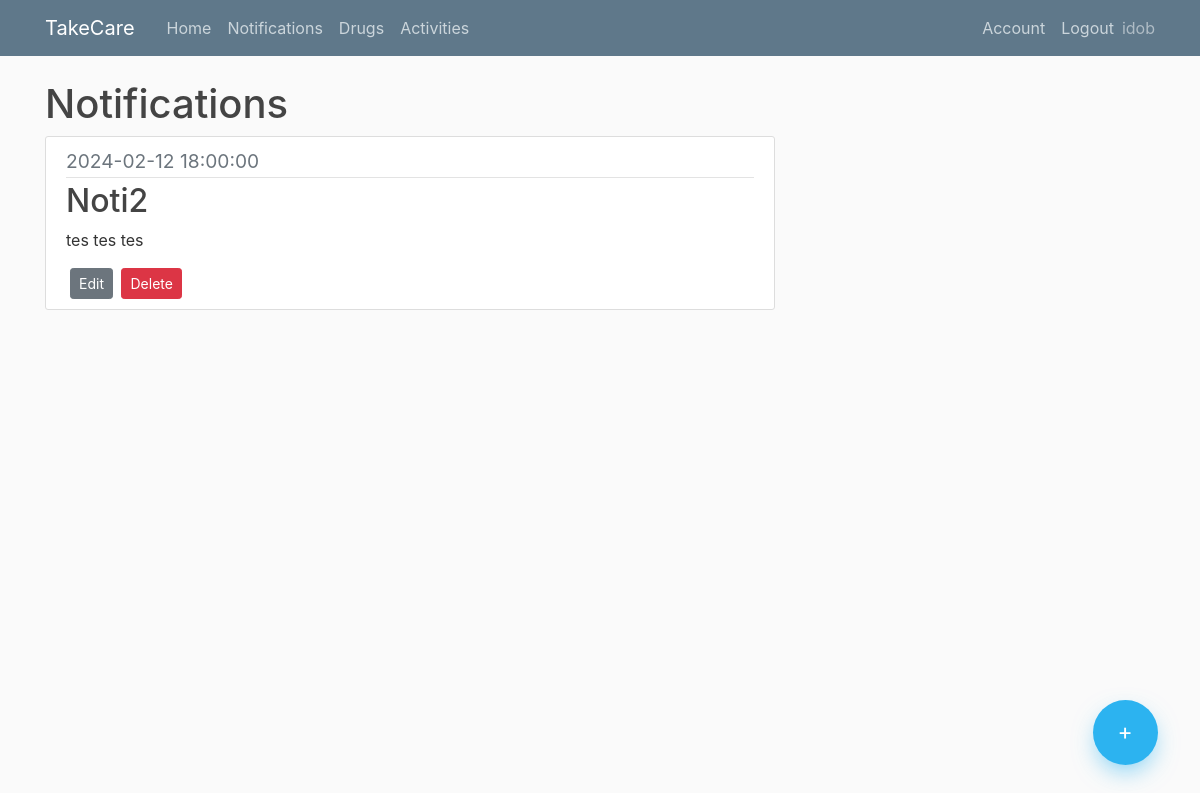
Before: /notification (signed in) with the older database file.
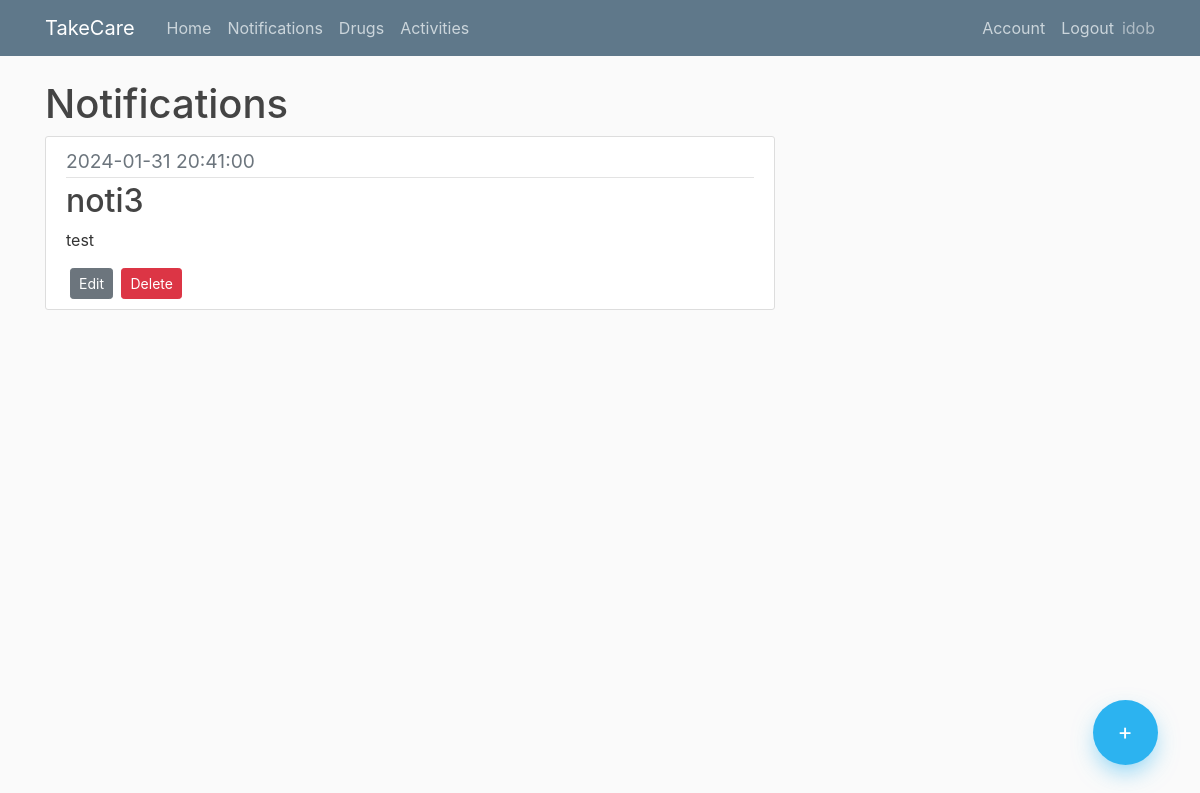
After: the same page with the newer database file.
### app/models.py (models this page shows, shortened)
class Notification(db.Model):
    id = db.Column(db.Integer, primary_key=True)
    title = db.Column(db.String(150),nullable=False)
    content = db.Column(db.Text,nullable=False)
    date = db.Column(db.Date,nullable=False)
    time = db.Column(db.Time,nullable=False)
    user_id = db.Column(db.Integer, db.ForeignKey('user.id'), nullable=False)

### app/routes.py (the view)
@app.route("/notification")
@login_required
def notification():
    if current_user.is_authenticated:
        notifications = Notification.query.filter_by(user_id=current_user.id).order_by(Notification.date.asc()).order_by(Notification.time.asc())
        return render_template("notification.html",notifications=notifications, title="Notification")
    else:
        return render_template("home.html")

### app/models.py (called while the page is built)
@login_manager.user_loader
def load_user(user_id):
    return User.query.get(int(user_id))

### app/templates/notification.html (shortened to what this page needs)
{% extends "layout.html" %}
{% block content %}
    <h1>Notifications</h1>
    <div class="floating-container">
        <a class="floating-button" href="{{ url_for('add_notification')}}"> +</a>
    </div>
    {% if notifications.count() == 0  %}
        <h3>No notifications found</h3>
    {% else %}
        {% for notification in notifications %}
          <article class="media content-section">
            <div class="media-body">
              <div class="article-metadata">
                <big class="text-muted">{{ notification.date.strftime('%Y-%m-%d') }}    {{ notification.time }}  </big>
              </div>
              <h2>{{ notification.title }}</h2>
              <p class="article-content">{{ notification.content }}</p>
              <a class="btn btn-secondary btn-sm ml-1" href="{{ url_for('edit_notification' ,notification_id=notification.id ) }}">Edit</a>
              <button type="button" class="btn btn-danger btn-sm ml-1" data-toggle="modal" data-target="#deleteModal{{notification.id}}">
                Delete
              </button>
            </div>
          </article>
        {% endfor %}
    {% endif %}
{% endblock content %}

Changed rows visible on the page:
removed Notification: date "2024-02-12", time "18:00:00", title "Noti2", content "tes tes tes"
added Notification: date "2024-01-31", time "20:41:00", title "noti3", content "test"
